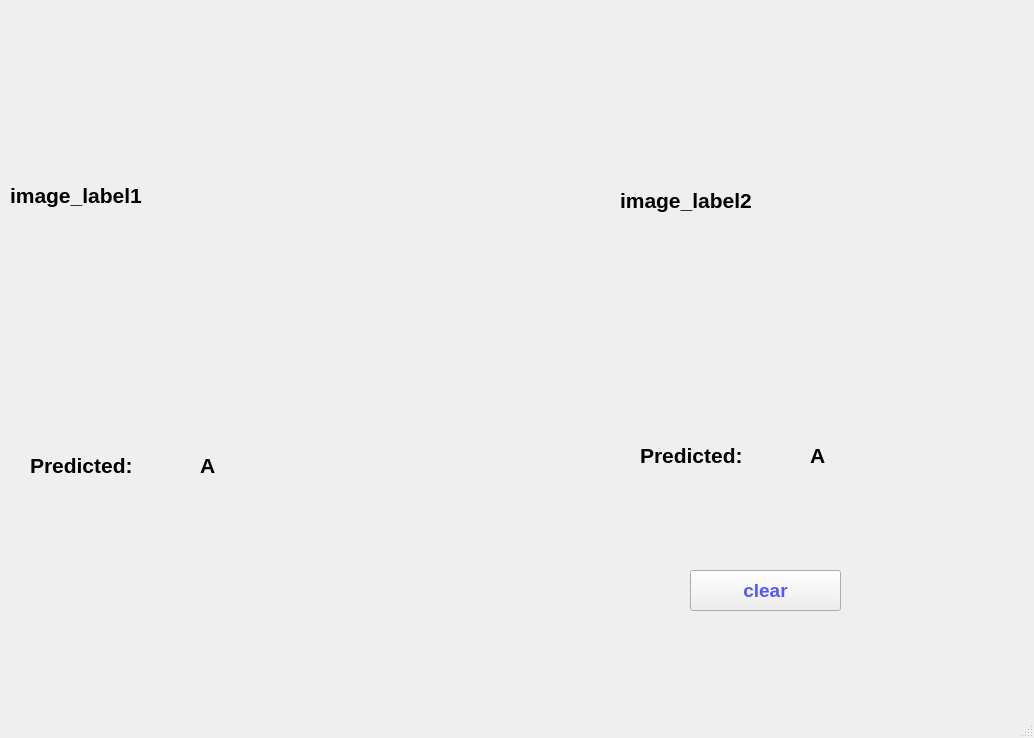
<?xml version="1.0" encoding="UTF-8"?>
<ui version="4.0">
 <class>MainWindow</class>
 <widget class="QMainWindow" name="MainWindow">
  <property name="geometry">
   <rect>
    <x>0</x>
    <y>0</y>
    <width>1034</width>
    <height>738</height>
   </rect>
  </property>
  <property name="font">
   <font>
    <pointsize>16</pointsize>
    <weight>75</weight>
    <bold>true</bold>
   </font>
  </property>
  <property name="windowTitle">
   <string>MainWindow</string>
  </property>
  <widget class="QWidget" name="centralwidget">
   <widget class="QLabel" name="image_label1">
    <property name="geometry">
     <rect>
      <x>10</x>
      <y>10</y>
      <width>571</width>
      <height>371</height>
     </rect>
    </property>
    <property name="text">
     <string>image_label1</string>
    </property>
   </widget>
   <widget class="QLabel" name="image_label2">
    <property name="geometry">
     <rect>
      <x>620</x>
      <y>10</y>
      <width>351</width>
      <height>381</height>
     </rect>
    </property>
    <property name="text">
     <string>image_label2</string>
    </property>
   </widget>
   <widget class="QLabel" name="label">
    <property name="geometry">
     <rect>
      <x>30</x>
      <y>440</y>
      <width>151</width>
      <height>51</height>
     </rect>
    </property>
    <property name="font">
     <font>
      <pointsize>16</pointsize>
      <weight>75</weight>
      <bold>true</bold>
     </font>
    </property>
    <property name="text">
     <string>Predicted: </string>
    </property>
    <property name="textFormat">
     <enum>Qt::AutoText</enum>
    </property>
   </widget>
   <widget class="QLabel" name="text_label1">
    <property name="geometry">
     <rect>
      <x>200</x>
      <y>440</y>
      <width>151</width>
      <height>51</height>
     </rect>
    </property>
    <property name="text">
     <string>A</string>
    </property>
   </widget>
   <widget class="QLabel" name="label_2">
    <property name="geometry">
     <rect>
      <x>640</x>
      <y>430</y>
      <width>151</width>
      <height>51</height>
     </rect>
    </property>
    <property name="font">
     <font>
      <pointsize>16</pointsize>
      <weight>75</weight>
      <bold>true</bold>
     </font>
    </property>
    <property name="text">
     <string>Predicted: </string>
    </property>
    <property name="textFormat">
     <enum>Qt::AutoText</enum>
    </property>
   </widget>
   <widget class="QLabel" name="text_label2">
    <property name="geometry">
     <rect>
      <x>810</x>
      <y>430</y>
      <width>151</width>
      <height>51</height>
     </rect>
    </property>
    <property name="text">
     <string>A</string>
    </property>
   </widget>
   <widget class="QPushButton" name="pushButton">
    <property name="geometry">
     <rect>
      <x>690</x>
      <y>570</y>
      <width>151</width>
      <height>41</height>
     </rect>
    </property>
    <property name="font">
     <font>
      <pointsize>14</pointsize>
     </font>
    </property>
    <property name="styleSheet">
     <string notr="true">color:rgb(85, 85, 255)</string>
    </property>
    <property name="text">
     <string>clear</string>
    </property>
   </widget>
  </widget>
  <widget class="QMenuBar" name="menubar">
   <property name="geometry">
    <rect>
     <x>0</x>
     <y>0</y>
     <width>1034</width>
     <height>43</height>
    </rect>
   </property>
  </widget>
  <widget class="QStatusBar" name="statusbar"/>
 </widget>
 <resources/>
 <connections/>
</ui>
